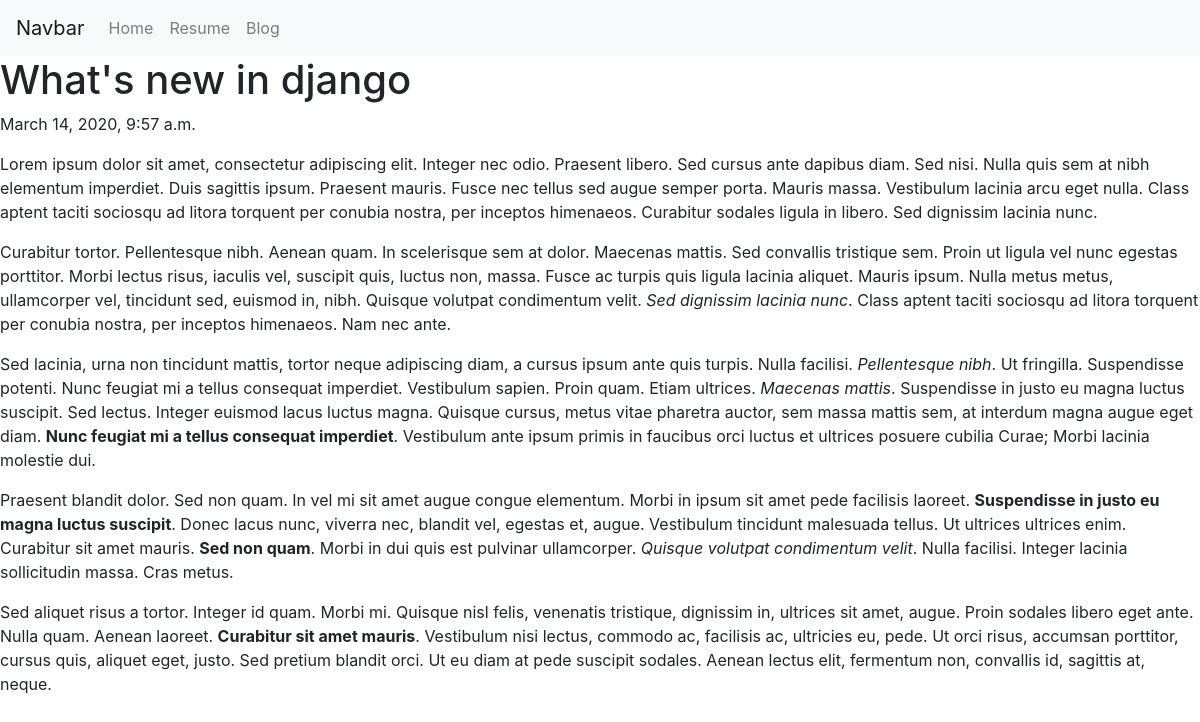
/blog/8, run on the app's committed database.
### blog/models.py (models this page shows, shortened)
class Blog(models.Model):
    title =models.CharField(max_length=200)
    description=models.TextField()
    time=models.DateTimeField(auto_now_add=True)

### blog/views.py (the view)
# urls.py: path('<int:blog_id>',views.blog_details,name='blog_details'),
def blog_details(request,blog_id):
    blog =get_object_or_404(Blog, pk=blog_id)
    return render(request,'blog/blog_details.html',{'blog':blog})

### templates/blog/blog_details.html
{% extends 'base.html' %}
{% block content %}
{% load static %}
    <h1>{{blog.title}}</h1>
    {{blog.time}}
    <p>{{blog.description|safe}}</p>
</body>
</html>
{% endblock %}

### data on the page
Blog: title "What's new in django", time "March 14, 2020, 9:57 a.m.", description "Lorem ipsum dolor sit amet, consectetur adipiscing elit. Integer nec odio. Praesent libero. Sed cursus ante dapibus diam. Sed nisi. Nulla quis sem at nibh elementum imperdiet. Duis sagittis ipsum. Praesent mauris. Fusce nec tellus sed augue semper porta. Mauris massa. Vestibulum lacinia arcu eget nulla. Class aptent taciti sociosqu ad litora torquent per conubia nostra, per inceptos himenaeos. Curabitur sodales ligula in libero. Sed dignissim lacinia nunc. Curabitur tortor. Pellentesque nibh. Aenean quam. In scelerisque sem at dolor. Maecenas mattis. Sed convallis tristique sem. Proin ut ligula vel nunc egestas porttitor. Morbi lectus risus, iaculis vel, suscipit quis, luctus non, massa.…"
